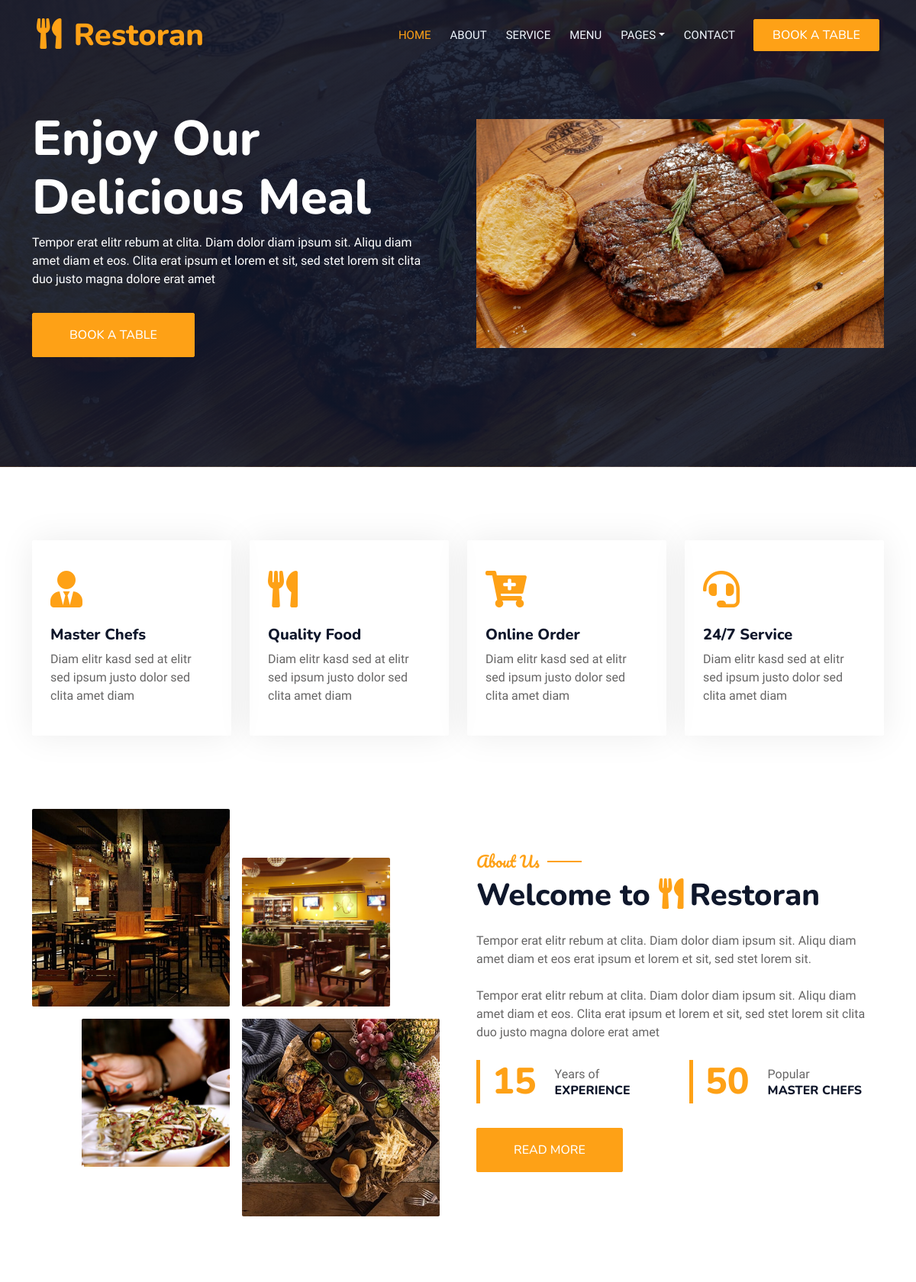
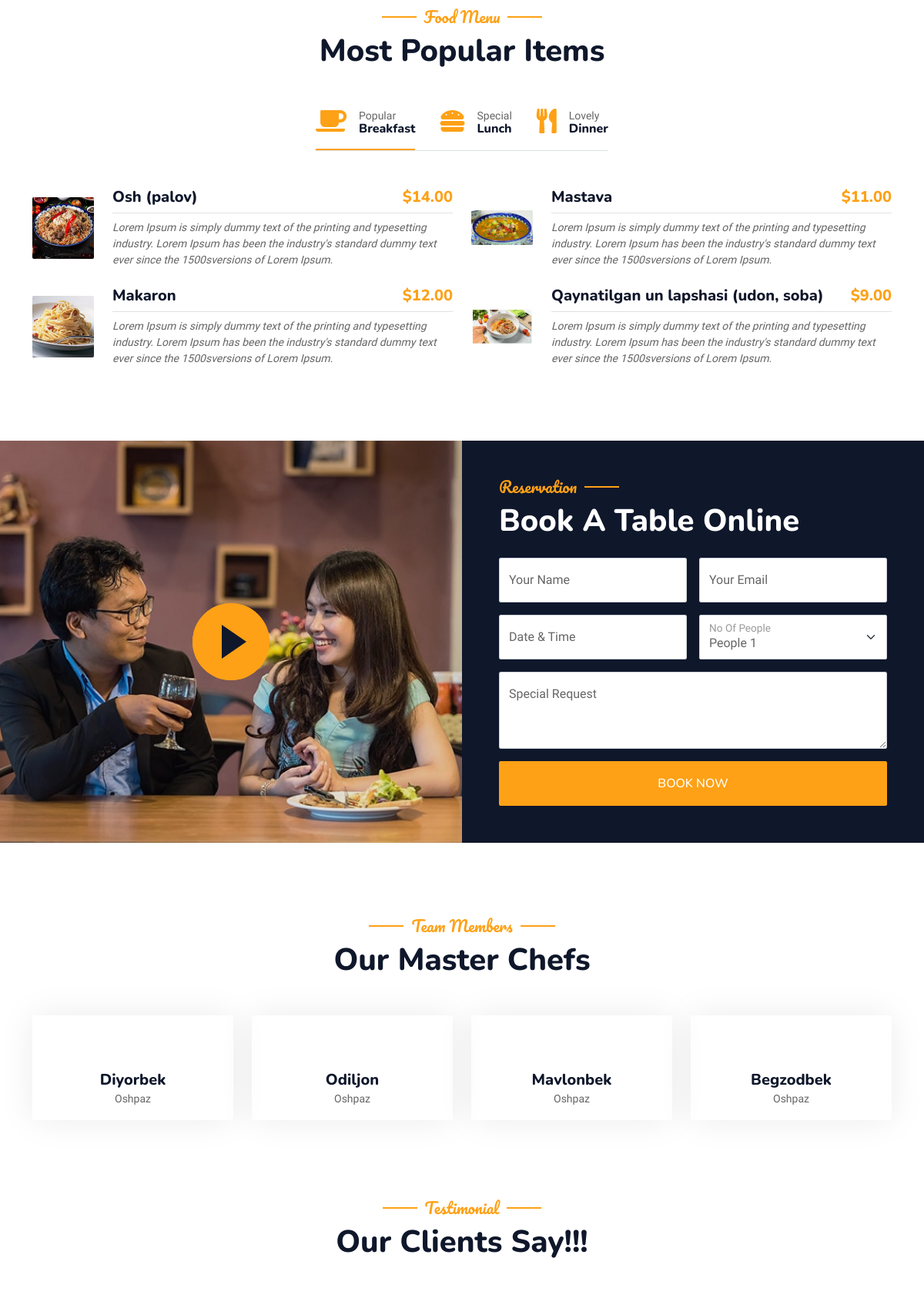
The page / (upper part) on the database its author committed (2 pictures, top to bottom).
### restaurant/models.py (models this page shows, shortened)
class Food(models.Model):
    name = models.CharField(max_length=100, verbose_name='ovqat nomi')
    slug = models.SlugField(max_length=160, unique=True)
    description = models.TextField(verbose_name='ovqat haqida')
    image = models.ImageField(upload_to='food/', verbose_name='ovqat rasmi')
    price = models.DecimalField(max_digits=10, decimal_places=2, verbose_name='ovqat narxi $')
    category = models.ForeignKey(Category, on_delete=models.CASCADE, related_name='foods')
    discount = models.IntegerField(null=True, blank=True, verbose_name="Chegirma (%)")
    chef = models.ForeignKey(Chefs, on_delete=models.CASCADE)
    class Meta:
        verbose_name = ('Ovqat')
        verbose_name_plural = 'Ovqatlar'

class Chefs(models.Model):
    name = models.CharField(max_length=100, verbose_name='oshpaz ismi', blank=True)
    slug = models.SlugField(max_length=100, verbose_name = 'oshpaz ismi')
    description = models.TextField(blank=True, verbose_name='oshpaz haqida')
    image = models.ImageField(upload_to='chefs/', verbose_name='oshpaz rasmi')
    age = models.IntegerField(default=18, verbose_name='ochpazni yoshi')
    designation = models.CharField(max_length=75, verbose_name='lavozmi', blank=True)
    class Meta:
        verbose_name = ('Oshpaz')
        verbose_name_plural = 'Oshpazlar'

### restaurant/views.py (the view, shortened to what this page needs)
# urls.py: 2. Add a URL to urlpatterns:  path('', Home.as_view(), name='home')
class Home(View):
    def get(self, request):
        context = {
            'foods': Food.objects.all(),
            'chefs': Chefs.objects.all(),
            'categories': Category.objects.all(),
            'reviews': Review.objects.all(),
        }
        return render(request, 'index.html', context)

### templates/index.html (shortened to what this page needs)
{% extends 'base.html' %}
{% load static %}
{% block content %}
        <div class="container-xxl py-5">
            <div class="container">
                <div class="row g-4">
                    <div class="col-lg-3 col-sm-6 wow fadeInUp" data-wow-delay="0.1s">
                        <div class="service-item rounded pt-3">
                            <div class="p-4">
                                <i class="fa fa-3x fa-user-tie text-primary mb-4"></i>
                                <h5>Master Chefs</h5>
                                <p>Diam elitr kasd sed at elitr sed ipsum justo dolor sed clita amet diam</p>
                            </div>
                        </div>
                    </div>
                    <div class="col-lg-3 col-sm-6 wow fadeInUp" data-wow-delay="0.3s">
                        <div class="service-item rounded pt-3">
                            <div class="p-4">
                                <i class="fa fa-3x fa-utensils text-primary mb-4"></i>
                                <h5>Quality Food</h5>
                                <p>Diam elitr kasd sed at elitr sed ipsum justo dolor sed clita amet diam</p>
                            </div>
                        </div>
                    </div>
                    <div class="col-lg-3 col-sm-6 wow fadeInUp" data-wow-delay="0.5s">
                        <div class="service-item rounded pt-3">
                            <div class="p-4">
                                <i class="fa fa-3x fa-cart-plus text-primary mb-4"></i>
                                <h5>Online Order</h5>
                                <p>Diam elitr kasd sed at elitr sed ipsum justo dolor sed clita amet diam</p>
                            </div>
                        </div>
                    </div>
                    <div class="col-lg-3 col-sm-6 wow fadeInUp" data-wow-delay="0.7s">
                        <div class="service-item rounded pt-3">
                            <div class="p-4">
                                <i class="fa fa-3x fa-headset text-primary mb-4"></i>
                                <h5>24/7 Service</h5>
                                <p>Diam elitr kasd sed at elitr sed ipsum justo dolor sed clita amet diam</p>
                            </div>
                        </div>
                    </div>
                </div>
            </div>
        </div>
        <div class="container-xxl py-5">
            <div class="container">
                <div class="row g-5 align-items-center">
                    <div class="col-lg-6">
                        <div class="row g-3">
                            <div class="col-6 text-start">
                                <img class="img-fluid rounded w-100 wow zoomIn" data-wow-delay="0.1s" src="{% static 'img/about-1.jpg' %}">
                            </div>
                            <div class="col-6 text-start">
                                <img class="img-fluid rounded w-75 wow zoomIn" data-wow-delay="0.3s" src="{% static 'img/about-2.jpg' %}" style="margin-top: 25%;">
                            </div>
                            <div class="col-6 text-end">
                                <img class="img-fluid rounded w-75 wow zoomIn" data-wow-delay="0.5s" src="{% static 'img/about-3.jpg' %}">
                            </div>
                            <div class="col-6 text-end">
                                <img class="img-fluid rounded w-100 wow zoomIn" data-wow-delay="0.7s" src="{% static 'img/about-4.jpg' %}">
                            </div>
                        </div>
                    </div>
                    <div class="col-lg-6">
                        <h5 class="section-title ff-secondary text-start text-primary fw-normal">About Us</h5>
                        <h1 class="mb-4">Welcome to <i class="fa fa-utensils text-primary me-2"></i>Restoran</h1>
                        <p class="mb-4">Tempor erat elitr rebum at clita. Diam dolor diam ipsum sit. Aliqu diam amet diam et eos erat ipsum et lorem et sit, sed stet lorem sit.</p>
                        <p class="mb-4">Tempor erat elitr rebum at clita. Diam dolor diam ipsum sit. Aliqu diam amet diam et eos. Clita erat ipsum et lorem et sit, sed stet lorem sit clita duo justo magna dolore erat amet</p>
                        <div class="row g-4 mb-4">
                            <div class="col-sm-6">
                                <div class="d-flex align-items-center border-start border-5 border-primary px-3">
                                    <h1 class="flex-shrink-0 display-5 text-primary mb-0" data-toggle="counter-up">15</h1>
                                    <div class="ps-4">
                                        <p class="mb-0">Years of</p>
                                        <h6 class="text-uppercase mb-0">Experience</h6>
                                    </div>
                                </div>
                            </div>
                            <div class="col-sm-6">
                                <div class="d-flex align-items-center border-start border-5 border-primary px-3">
                                    <h1 class="flex-shrink-0 display-5 text-primary mb-0" data-toggle="counter-up">50</h1>
                                    <div class="ps-4">
                                        <p class="mb-0">Popular</p>
                                        <h6 class="text-uppercase mb-0">Master Chefs</h6>
                                    </div>
                                </div>
                            </div>
                        </div>
                        <a class="btn btn-primary py-3 px-5 mt-2" href="">Read More</a>
                    </div>
                </div>
            </div>
        </div>
         <div class="container-xxl py-5">
            <div class="container">
                <div class="text-center wow fadeInUp" data-wow-delay="0.1s">
                    <h5 class="section-title ff-secondary text-center text-primary fw-normal">Food Menu</h5>
                    <h1 class="mb-5">Most Popular Items</h1>
                </div>
                <div class="tab-class text-center wow fadeInUp" data-wow-delay="0.1s">
                    <ul class="nav nav-pills d-inline-flex justify-content-center border-bottom mb-5">
                        <li class="nav-item">
                            <a class="d-flex align-items-center text-start mx-3 ms-0 pb-3 active" data-bs-toggle="pill" href="#tab-1">
                                <i class="fa fa-coffee fa-2x text-primary"></i>
                                <div class="ps-3">
                                    <small class="text-body">Popular</small>
                                    <h6 class="mt-n1 mb-0">Breakfast</h6>
                                </div>
                            </a>
                        </li>
                        <li class="nav-item">
                            <a class="d-flex align-items-center text-start mx-3 pb-3" data-bs-toggle="pill" href="#tab-2">
                                <i class="fa fa-hamburger fa-2x text-primary"></i>
                                <div class="ps-3">
                                    <small class="text-body">Special</small>
                                    <h6 class="mt-n1 mb-0">Lunch</h6>
                                </div>
                            </a>
                        </li>
                        <li class="nav-item">
                            <a class="d-flex align-items-center text-start mx-3 me-0 pb-3" data-bs-toggle="pill" href="#tab-3">
                                <i class="fa fa-utensils fa-2x text-primary"></i>
                                <div class="ps-3">
                                    <small class="text-body">Lovely</small>
                                    <h6 class="mt-n1 mb-0">Dinner</h6>
                                </div>
                            </a>
                        </li>
                    </ul>
                    <div class="tab-content">
                        <div id="tab-1" class="tab-pane fade show p-0 active">
                            <div class="row g-4">
                                {% for food in foods %}
                                <div class="col-lg-6">
                                    <div class="d-flex align-items-center">
                                        <img class="flex-shrink-0 img-fluid rounded" src="{{ food.image.url }}" alt="" style="width: 80px;">
                                        <div class="w-100 d-flex flex-column text-start ps-4">
                                            <h5 class="d-flex justify-content-between border-bottom pb-2">
                                                <span>{{ food.name }}</span>
                                                <span class="text-primary">${{ food.price }}</span>
                                            </h5>
                                            <small class="fst-italic">{{ food.description }}</small>
                                        </div>
                                    </div>
                                </div>
                                {% endfor %}
                            </div>
                        </div>
                    </div>
                </div>
            </div>
        </div>
        <div class="container-xxl py-5 px-0 wow fadeInUp" data-wow-delay="0.1s">
            <div class="row g-0">
                <div class="col-md-6">
                    <div class="video">
                        <button type="button" class="btn-play" data-bs-toggle="modal" data-src="https://www.youtube.com/embed/DWRcNpR6Kdc" data-bs-target="#videoModal">
                            <span></span>
                        </button>
                    </div>
                </div>
                <div class="col-md-6 bg-dark d-flex align-items-center">
                    <div class="p-5 wow fadeInUp" data-wow-delay="0.2s">
                        <h5 class="section-title ff-secondary text-start text-primary fw-normal">Reservation</h5>
                        <h1 class="text-white mb-4">Book A Table Online</h1>
                        <form>
                            <div class="row g-3">
                                <div class="col-md-6">
                                    <div class="form-floating">
                                        <input type="text" class="form-control" id="name" placeholder="Your Name">
                                        <label for="name">Your Name</label>
                                    </div>
                                </div>
                                <div class="col-md-6">
                                    <div class="form-floating">
                                        <input type="email" class="form-control" id="email" placeholder="Your Email">
                                        <label for="email">Your Email</label>
                                    </div>
                                </div>
                                <div class="col-md-6">
                                    <div class="form-floating date" id="date3" data-target-input="nearest">
                                        <input type="text" class="form-control datetimepicker-input" id="datetime" placeholder="Date & Time" data-target="#date3" data-toggle="datetimepicker" />
                                        <label for="datetime">Date & Time</label>
                                    </div>
                                </div>
                                <div class="col-md-6">
                                    <div class="form-floating">
                                        <select class="form-select" id="select1">
                                          <option value="1">People 1</option>
                                        </select>
                                        <label for="select1">No Of People</label>
                                      </div>
                                </div>
                                <div class="col-12">
                                    <div class="form-floating">
                                        <textarea class="form-control" placeholder="Special Request" id="message" style="height: 100px"></textarea>
                                        <label for="message">Special Request</label>
                                    </div>
                                </div>
                                <div class="col-12">
                                    <button class="btn btn-primary w-100 py-3" type="submit">Book Now</button>
                                </div>
                            </div>
                        </form>
                    </div>
                </div>
            </div>
        </div>
<div class="container-xxl pt-5 pb-3">
    <div class="container">
        <div class="text-center wow fadeInUp" data-wow-delay="0.1s">
            <h5 class="section-title ff-secondary text-center text-primary fw-normal">Team Members</h5>
            <h1 class="mb-5">Our Master Chefs</h1>
        </div>
        <div class="row g-4">
            {% for chef in chefs %}
            <div class="col-lg-3 col-md-6 wow fadeInUp" data-wow-delay="0.{{ forloop.counter }}s">
                <div class="team-item text-center rounded overflow-hidden">
                    <div class="rounded-circle overflow-hidden m-4">
                    </div>
                    <h5 class="mb-0">{{ chef.name }}</h5>
                    <small>{{ chef.designation }}</small>
                </div>
            </div>
            {% endfor %}
        </div>
    </div>
</div>
      <div class="container-xxl py-5 wow fadeInUp" data-wow-delay="0.1s">
        <div class="container">
            <div class="text-center">
                <h5 class="section-title ff-secondary text-center text-primary fw-normal">Testimonial</h5>
                <h1 class="mb-5">Our Clients Say!!!</h1>
            </div>
        </div>
    </div>
{% endblock %}

### rows shown on the page
Food: image (picture), name "Osh (palov)", price "14.00", description "Lorem Ipsum is simply dummy text of the printing and typesetting industry. Lorem Ipsum has been the industry's standard dummy text ever since the 1500sversions of Lorem Ipsum."
Food: image (picture), name "Mastava", price "11.00", description "Lorem Ipsum is simply dummy text of the printing and typesetting industry. Lorem Ipsum has been the industry's standard dummy text ever since the 1500sversions of Lorem Ipsum."
Food: image (picture), name "Makaron", price "12.00", description "Lorem Ipsum is simply dummy text of the printing and typesetting industry. Lorem Ipsum has been the industry's standard dummy text ever since the 1500sversions of Lorem Ipsum."
Food: image (picture), name "Qaynatilgan un lapshasi (udon, soba)", price "9.00", description "Lorem Ipsum is simply dummy text of the printing and typesetting industry. Lorem Ipsum has been the industry's standard dummy text ever since the 1500sversions of Lorem Ipsum."
Chefs: name "Diyorbek", designation "Oshpaz"
Chefs: name "Odiljon", designation "Oshpaz"
Chefs: name "Mavlonbek", designation "Oshpaz"
Chefs: name "Begzodbek", designation "Oshpaz"
